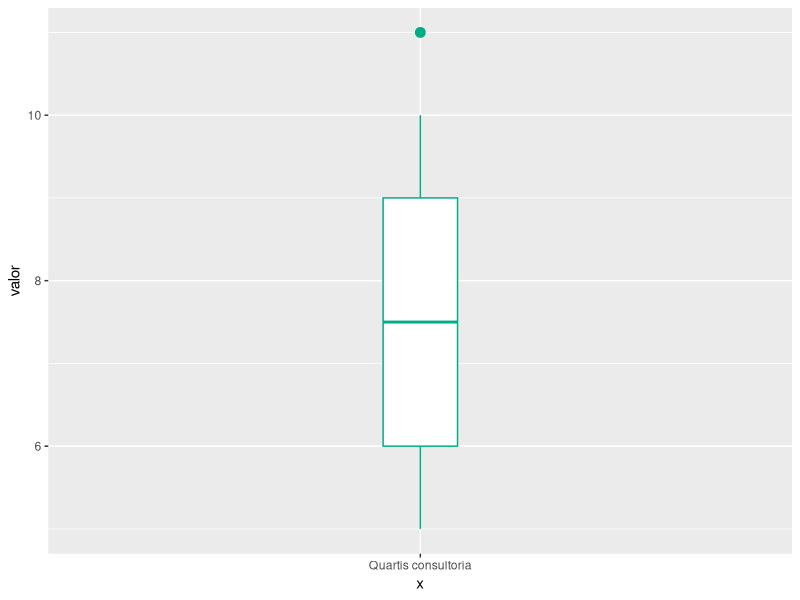
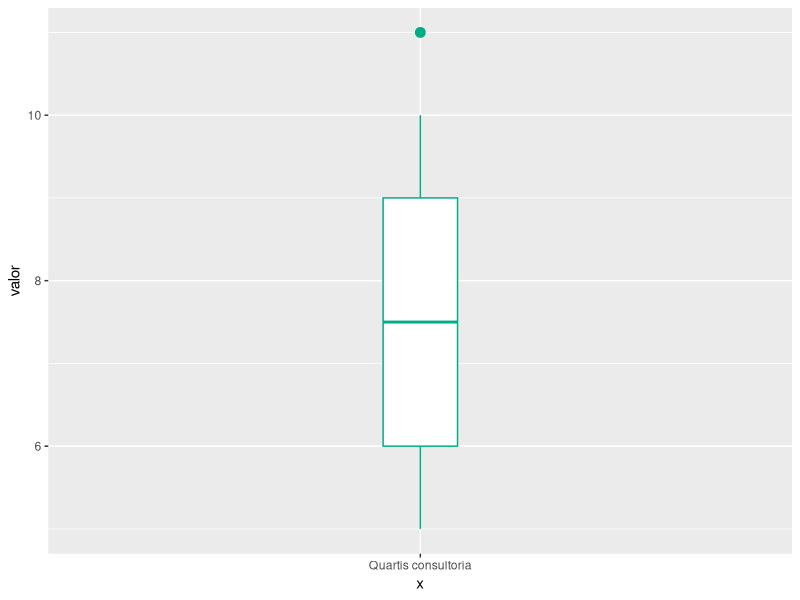

Recreate these plots in R, in order.
# (Retirar o # se não tiver instalado o pacote)
# install.packages("tidyverse")

# Carregando o pacote
library(tidyverse)


# Criar tibble
dados <- tibble(valor = c(5, 5, 6, 6, 6, 7, 
                          8, 9, 9, 9, 10, 11)
                )

# Visualizar o banco
print(dados)

# Boxplot - com instruções de cada passo
ggplot(
  dados, # banco a ser utilizado
  aes(x = "Quartis consultoria", y = valor)) + # atribuição dos eixos x e y
  geom_boxplot( # escolha do tipo de gráfico
    width = 0.12, # largura da caixa
    colour = "#00ac86", # contorno da caixa
    fill = "white", # caixa com fundo branco
    outlier.colour = "#00ac86", # cor do outlier
    outlier.shape = 19, # formato do outlier
    outlier.size = 3, # tamanho do outlier
    coef = 0.65 # multiplicador do IQR para definir outliers
  )

# Boxplot - limpo
ggplot(
  dados,
  aes(x = "Quartis consultoria", y = valor)) +
  geom_boxplot(
    width = 0.12,
    colour = "#00ac86",
    fill = "white",
    outlier.colour = "#00ac86",
    outlier.shape = 19,
    outlier.size = 3,
    coef = 0.65
  )
